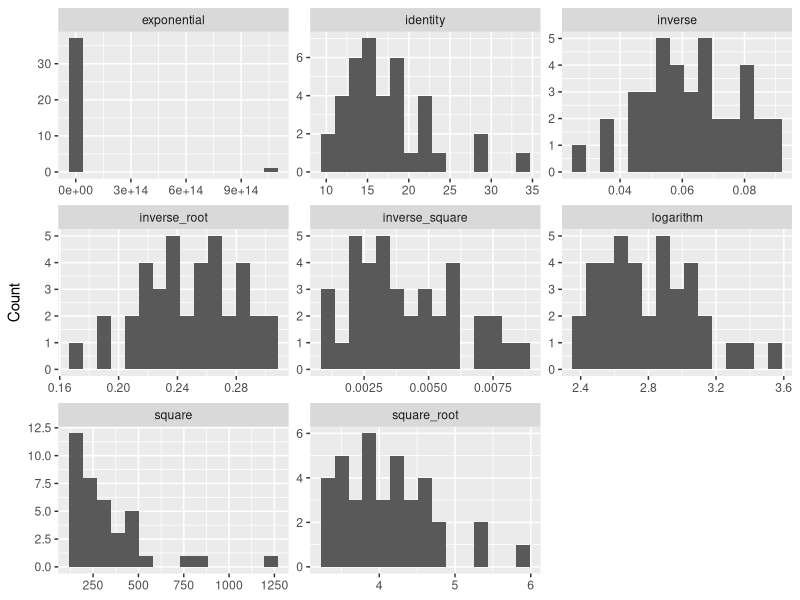

Source code (R):
## ---- chunk 1
round(c(0.5, 1.5, 2.5, 3.5, 4.5))
## ---- chunk 2
library(tidyverse)
library(haven)
library(skimr)
library(parameters)

sbs399 <- read_dta("data/sbs399.dta")
## ---- chunk 3
sbs399 |>
  skim(hrinc)
# mean = 18.2
# media = 16.1
## ---- chunk 4
summary(sbs399$hrinc)
# log() and 1/x are problematic if hrinc can be 0 or negative
# exp() overflows to Inf for large values of hrinc
## ---- chunk 5
transformed <- sbs399 |>
  transmute(
    identity = hrinc,
    exponential = exp(hrinc),
    square = hrinc * hrinc,
    square_root = sqrt(hrinc),
    logarithm = log(hrinc),
    inverse_root = 1 / sqrt(hrinc),
    inverse = 1 / hrinc,
    inverse_square = 1 / (hrinc * hrinc)
  )
# transmute() keeps only the newly created variables. 
# Equivalent to cerating the variables with mutate(), then selecting only them
# with select()
## ---- chunk 6
transformed |>
  skim()

transformed |>
  skewness() 
## ---- chunk 7
transformed |>
  slice(1:50) |>
  pivot_longer(
    everything(),
    names_to = "transformation",
    values_to = "value"
  ) |>
  filter(is.finite(value)) |>
  ggplot(aes(x = value)) +
  geom_histogram(bins = 15) +
  facet_wrap(~transformation, scales = "free") +
  labs(x = NULL, y = "Count")
# scales = "free" is needed because the transformations live on very different scales
## ---- chunk 8
sbs399 <- sbs399 |>
  mutate(
    hrinc_round = round(hrinc),
    hrinc_down = floor(hrinc),
    hrinc_up = ceiling(hrinc),
    hrinc_tens = round(hrinc / 10) * 10,
    hrinc_clip = pmin(pmax(hrinc, 10), 50))
# round()   rounds to the nearest integer
# floor()    rounds down
# ceiling()  rounds up
# dividing by 10, rounding, and multiplying by 10 gives multiples of 10
# pmin(pmax(x, 10), 50) clips the values to the interval [10, 50]

# Check range
sbs399 |> 
  skim(hrinc_clip)

# List first 10 observations
sbs399 |> 
  select(starts_with("hrinc")) |> 
  slice_head(n = 10)
## ---- chunk 9
sbs399 <- sbs399 |>
  mutate(peduc = pmax(feduc, meduc))
# pmax() compares the two variables element by element, respondent by respondent
# max(feduc, meduc) would return one single number for the whole dataset
## ---- chunk 10
sbs399 |>
  select(feduc, meduc, peduc) |>
  slice(1:10)
# peduc should equal the larger of the two parental education levels
## ---- chunk 11
home_work <- read_dta("data/home_work.dta")
## ---- chunk 12
home_work |>
  mutate(
    d = sqrt((home_x - work_x)^2 + (home_y - work_y)^2),
    d_km = round(d)
  )
# Pythagoras' theorem on a flat earth
# the coordinates are rounded to whole kilometres, so reporting d to the
# nearest kilometre is the finest unit that is still meaningful
## ---- chunk 13
hin95_birthdates <- read_dta("data/hin95_birthdates.dta")
## ---- chunk 14
hin95_birthdates <- hin95_birthdates |>
  mutate(
    d_rbirth = floor(rbirth / 10000),
    m_rbirth = floor((rbirth %% 10000) / 100),
    y_rbirth = rbirth %% 100
  )
# rbirth has the form ddmmyy
# dividing by 10000 and rounding down leaves the day
# the remainder after dividing by 10000 is mmyy; dividing that by 100 leaves the month
# the remainder after dividing by 100 is the year
## ---- chunk 15
hin95_birthdates |>
  select(rbirth, d_rbirth, m_rbirth, y_rbirth) |>
  slice(1:20)
# verify that the three components match the original number
## ---- chunk 16
hin95_birthdates |>
  mutate(
    check = d_rbirth * 10000 + m_rbirth * 100 + y_rbirth
  ) |>
  summarise(
    n_different = sum(check != rbirth, na.rm = TRUE)
  )
# the number of mismatches should be zero
## ---- chunk 17
hin95_birthdates <- hin95_birthdates |>
  mutate(
    d_str = str_sub(rbirth_str, 1, str_length(rbirth_str) - 4),
    m_str = str_sub(rbirth_str, -4, -3),
    y_str = str_sub(rbirth_str, -2, -1)
  )
# the year is always the last two characters and the month the two before that,
# so counting from the end with negative positions works for strings of
# length 5 as well as length 6
# whatever remains at the front is the day
## ---- chunk 18
hin95_birthdates |>
  select(rbirth_str, d_str, m_str, y_str) |>
  slice(1:20)
# compare with the numeric solution of the previous assignment
## ---- chunk 19
hin95_naw <- read_dta("data/hin95_naw.dta")
## ---- chunk 20
hin95_naw <- hin95_naw |>
  mutate(
    pcode_str = str_sub(postcode, 1, 4),
    npcode = as.numeric(pcode_str)
  )
# first take the substring "1234", which is still a string
# then convert that string to the number 1234
## ---- chunk 21
hin95_naw |>
  skim(npcode)
# the mean of npcode is 4639. It is meaningless.
